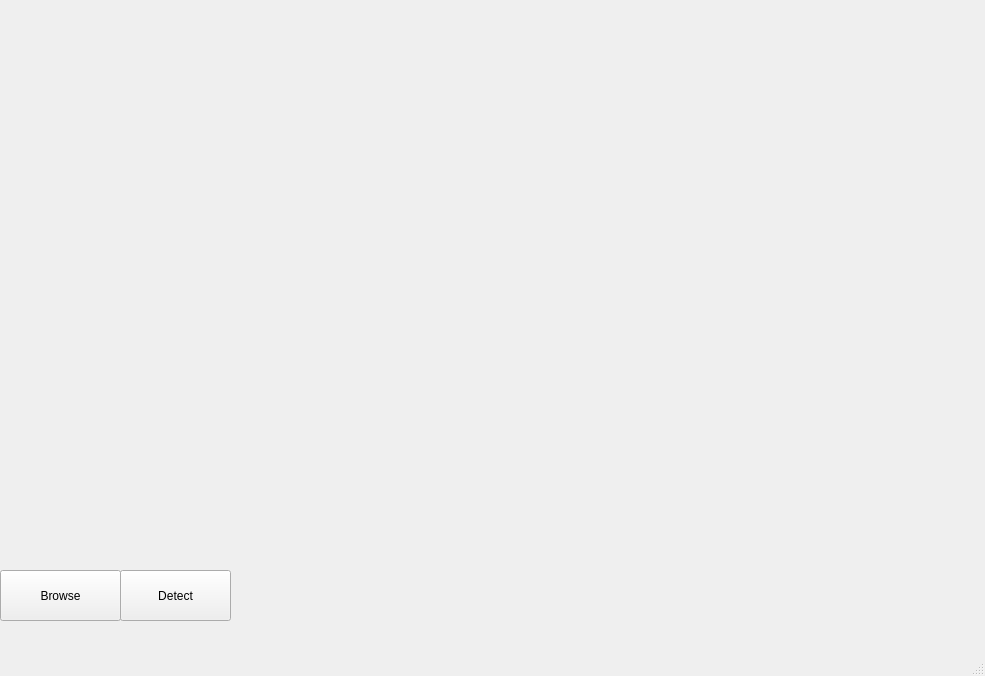
<?xml version="1.0" encoding="UTF-8"?>
<ui version="4.0">
 <class>MotionDetect</class>
 <widget class="QMainWindow" name="MotionDetect">
  <property name="geometry">
   <rect>
    <x>0</x>
    <y>0</y>
    <width>985</width>
    <height>676</height>
   </rect>
  </property>
  <property name="windowTitle">
   <string>MotionDetect</string>
  </property>
  <widget class="QWidget" name="centralwidget">
   <widget class="QLabel" name="lbl_vid">
    <property name="geometry">
     <rect>
      <x>90</x>
      <y>0</y>
      <width>791</width>
      <height>491</height>
     </rect>
    </property>
    <property name="text">
     <string/>
    </property>
   </widget>
   <widget class="QPushButton" name="btn_vid">
    <property name="geometry">
     <rect>
      <x>0</x>
      <y>570</y>
      <width>121</width>
      <height>51</height>
     </rect>
    </property>
    <property name="text">
     <string>Browse</string>
    </property>
   </widget>
   <widget class="QPushButton" name="btn_detect">
    <property name="geometry">
     <rect>
      <x>120</x>
      <y>570</y>
      <width>111</width>
      <height>51</height>
     </rect>
    </property>
    <property name="text">
     <string>Detect</string>
    </property>
   </widget>
  </widget>
  <widget class="QMenuBar" name="menubar">
   <property name="geometry">
    <rect>
     <x>0</x>
     <y>0</y>
     <width>985</width>
     <height>26</height>
    </rect>
   </property>
  </widget>
  <widget class="QStatusBar" name="statusbar"/>
 </widget>
 <resources/>
 <connections/>
</ui>
